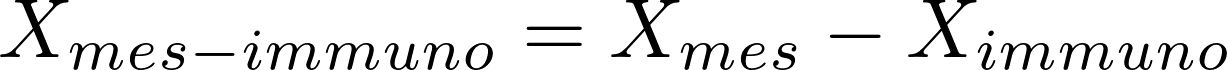
#> input picture images/eq1.png, 1227 x 70 px; its folder holds 4 pictures in this run
$ python resize.py   (older library calls are emulated)
#> lines starting #> are read from the running program, lines starting #| are printed output that depends on the picture
from PIL import Image
import os

h = 28

for f in os.listdir('.'):
  name, ext = os.path.splitext(f)
  if ext == '.png':
    print(f)
    img = Image.open(f)
#> img is the input picture: PIL image 1227x70 LA; mean R, G, B, A 223.6, 223.6, 223.6, 25.5
    p = h / float(img.size[1])
#> p = 0.4
    w = int(float(img.size[0]) * float(p))
#> w = 490
    img = img.resize((w, h), Image.ANTIALIAS)
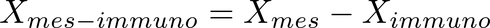
#> img: PIL image 490x28 LA; mean R, G, B, A 0, 0, 0, 26.4; transparent parts drawn white
#> pass 3 of the loop `for f in os.listdir('.'):`:
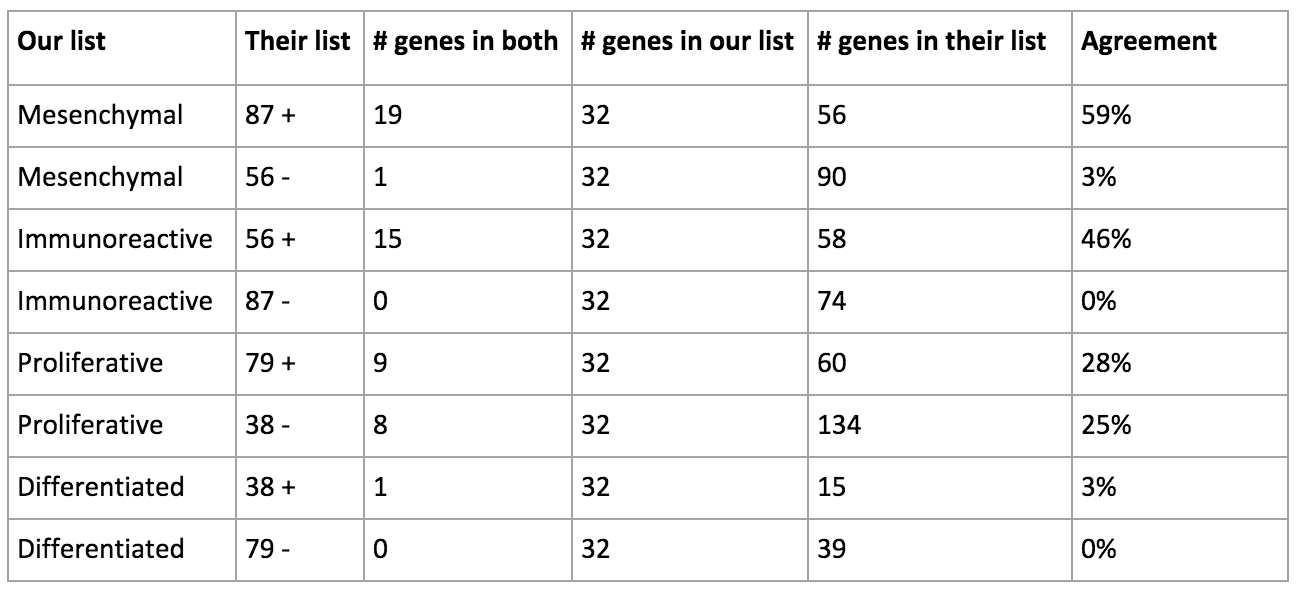
#> input picture images/table.png, 1300 x 592 px
#> img is the input picture: PIL image 1300x592 RGBA; mean R, G, B, A 242.6, 242.6, 242.6, 255
#> `img = img.resize((w, h), Image.ANTIALIAS)`:
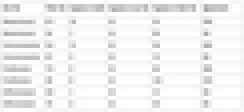
#> img: PIL image 61x28 RGBA (shown 4 times larger); mean R, G, B, A 241.8, 241.8, 241.8, 255
#> the loop made 5 passes; the first 3 are shown
    img.save('./resized/{}'.format(f))
